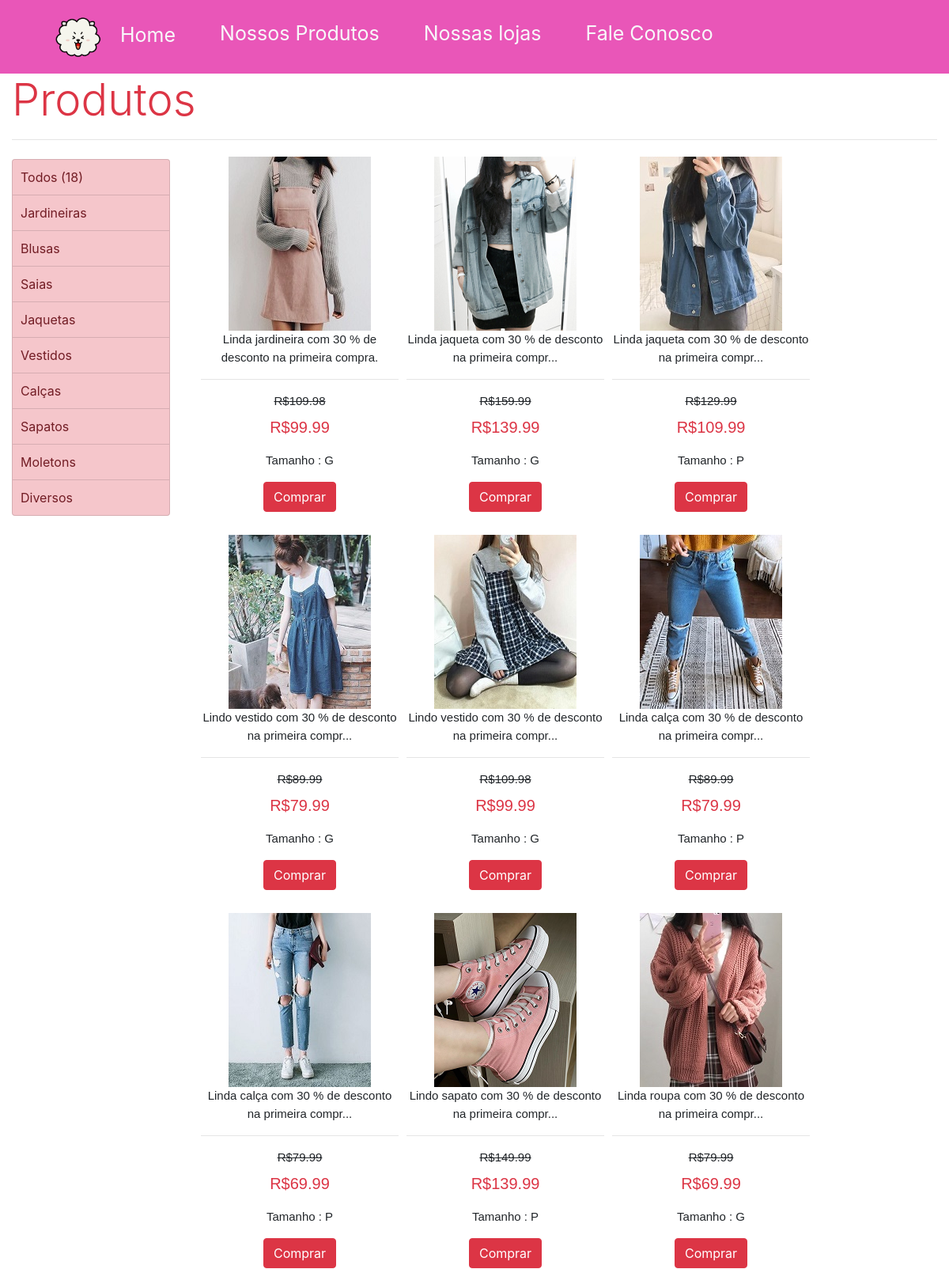
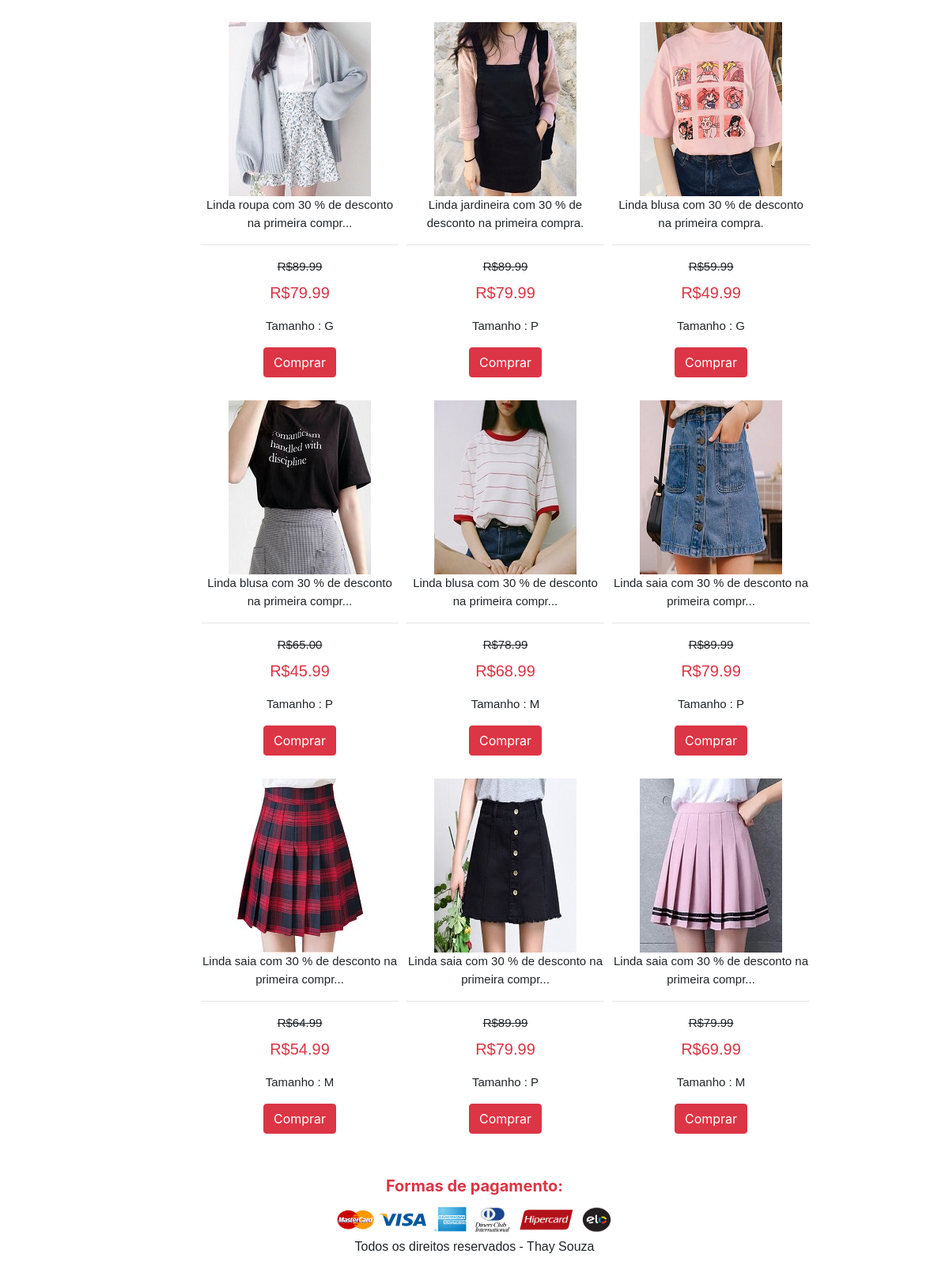
/produtos.php, run on the app's committed database (2 pictures, top to bottom).
### tables this page shows
CREATE TABLE `produtos` (
  `idproduto` int(11) NOT NULL,
  `categoria` varchar(50) NOT NULL,
  `descricao` varchar(255) NOT NULL,
  `imagem` varchar(255) NOT NULL,
  `preco` decimal(7,2) NOT NULL,
  `precofinal` decimal(7,2) NOT NULL
);

CREATE TABLE `opcao` (
  `idtipos` int(11) NOT NULL,
  `tipo` varchar(50) DEFAULT NULL
);

### produtos.php (the view, shortened to what this page needs)
<?php
$servername = "localhost";
$username = "root";
$password = "";
$database = "fseletro";
$conn = mysqli_connect($servername,$username,$password,$database);
?>
<!DOCTYPE html>
<html lang="pt-br">
    <head>
        <link rel="stylesheet" href="./css/css.css">
        <link rel="stylesheet" href="https://cdn.jsdelivr.net/npm/bootstrap@4.5.3/dist/css/bootstrap.min.css">
    </head>
    <body>
 <div class="container-fluid">
   <header>
       <h2 class="display-4 text-danger">Produtos</h2>
   </header>
       <hr>
       <section class="categorias mt-2">
                <ol class="list-group">
                    <li class="list-group-item list-group-item-danger" onclick="exibir_todos()">Todos (18)</li>
                    <li class="list-group-item list-group-item-danger" onclick="exibir_categoria('jardineira')">Jardineiras</li>
                    <li class="list-group-item list-group-item-danger" onclick="exibir_categoria('blusa')">Blusas</li>
                    <li class="list-group-item list-group-item-danger" onclick="exibir_categoria('saia')">Saias</li>
                    <li class="list-group-item list-group-item-danger" onclick="exibir_categoria('jaqueta')">Jaquetas</li>
                    <li class="list-group-item list-group-item-danger" onclick="exibir_categoria('vestido')">Vestidos</li>
                    <li class="list-group-item list-group-item-danger" onclick="exibir_categoria('calca')">Calças</li>
                    <li class="list-group-item list-group-item-danger" onclick="exibir_categoria('sapato')">Sapatos</li>
                    <li class="list-group-item list-group-item-danger" onclick="exibir_categoria('moletom')">Moletons</li>
                    <li class="list-group-item list-group-item-danger" onclick="exibir_categoria('diverso')">Diversos</li>
                   </ol>
        </section>
        <section class="produtos">
 <?php
 $sql = "SELECT * FROM produtos as p
 join escolha as e
 on p.idproduto = e.idproduto
 join opcao as o
 on o.idtipos = e.idtipos
 GROUP BY imagem";
 $result = $conn->query($sql);
 if ($result->num_rows>0){
     while($rows = $result->fetch_assoc()){
 ?>
   <div class="box_produto mb-4" id="<?php echo $rows["categoria"]; ?>">
   <img class="itens img-fluid"  src="<?php echo $rows["imagem"]; ?>" onmouseover="destaque(this)"
   onmouseout="destaque(this)">
   <br>
   <p class="descricao"><?php echo $rows["descricao"]; ?></p>
   <hr>
   <p class="descricao-preco">R$<?php echo $rows["preco"]; ?> </p>
   <p class="text-danger preco">R$<?php echo $rows["precofinal"]; ?> </p>
   <p>Tamanho : <?php echo $rows["tipo"]; ?></p>
   <a class="btn btn-danger" href="comprar.php">Comprar</a>
  </div>
 <?php
     }
}
else{
  echo "Produto não cadastrado!";
}
 ?>
       </section>
   </div>
 </body>
</html>

### css/css.css (style rules this page uses)
p { font-family: Arial, Helvetica, sans-serif; }
li { cursor: pointer; }
.menu a { color: white; text-decoration: none; margin-left: 40px; }
.menu { background-color: rgb(233, 86, 184); padding: 10px; font-size: 25px; }
header h2 { font-size: 30px; }
.categorias { width: 200px; position: absolute; float:left; background: white; }
.categorias li { padding: 10px; }
.produtos { width:80%; float: right; height: auto; text-align: center; }
.produtos .box_produto { display: inline-block; float: left; font-size: 15px; margin: 5px; text-align: center; vertical-align: bottom; width: 250px; }
#rodape { margin-top: 30px; }
.produtos .box_produto .preco { margin-top: -10px; color: #ff0000; font-size: 20px; }
.produtos .box_produto .descricao-preco { text-decoration: line-through; }
#rodape { text-align: center; }

### data on the page
produtos: imagem (picture), descricao "Linda jardineira com 30 % de desconto na primeira compra.", preco "109.98", precofinal "99.99", opcao.tipo "G"
produtos: imagem (picture), descricao "Linda jaqueta com 30 % de desconto na primeira compr...", preco "159.99", precofinal "139.99", opcao.tipo "G"
produtos: imagem (picture), descricao "Linda jaqueta com 30 % de desconto na primeira compr...", preco "129.99", precofinal "109.99", opcao.tipo "P"
produtos: imagem (picture), descricao "Lindo vestido com 30 % de desconto na primeira compr...", preco "89.99", precofinal "79.99", opcao.tipo "G"
produtos: imagem (picture), descricao "Lindo vestido com 30 % de desconto na primeira compr...", preco "109.98", precofinal "99.99", opcao.tipo "G"
produtos: imagem (picture), descricao "Linda calça com 30 % de desconto na primeira compr...", preco "89.99", precofinal "79.99", opcao.tipo "P"
produtos: imagem (picture), descricao "Linda calça com 30 % de desconto na primeira compr...", preco "79.99", precofinal "69.99", opcao.tipo "P"
produtos: imagem (picture), descricao "Lindo sapato com 30 % de desconto na primeira compr...", preco "149.99", precofinal "139.99", opcao.tipo "P"
produtos: imagem (picture), descricao "Linda roupa com 30 % de desconto na primeira compr...", preco "79.99", precofinal "69.99", opcao.tipo "G"
produtos: imagem (picture), descricao "Linda roupa com 30 % de desconto na primeira compr...", preco "89.99", precofinal "79.99", opcao.tipo "G"
produtos: imagem (picture), descricao "Linda jardineira com 30 % de desconto na primeira compra.", preco "89.99", precofinal "79.99", opcao.tipo "P"
produtos: imagem (picture), descricao "Linda blusa com 30 % de desconto na primeira compra.", preco "59.99", precofinal "49.99", opcao.tipo "G"
produtos: imagem (picture), descricao "Linda blusa com 30 % de desconto na primeira compr...", preco "65.00", precofinal "45.99", opcao.tipo "P"
produtos: imagem (picture), descricao "Linda blusa com 30 % de desconto na primeira compr...", preco "78.99", precofinal "68.99", opcao.tipo "M"
produtos: imagem (picture), descricao "Linda saia com 30 % de desconto na primeira compr...", preco "89.99", precofinal "79.99", opcao.tipo "P"
produtos: imagem (picture), descricao "Linda saia com 30 % de desconto na primeira compr...", preco "64.99", precofinal "54.99", opcao.tipo "M"
produtos: imagem (picture), descricao "Linda saia com 30 % de desconto na primeira compr...", preco "89.99", precofinal "79.99", opcao.tipo "P"
produtos: imagem (picture), descricao "Linda saia com 30 % de desconto na primeira compr...", preco "79.99", precofinal "69.99", opcao.tipo "M"
